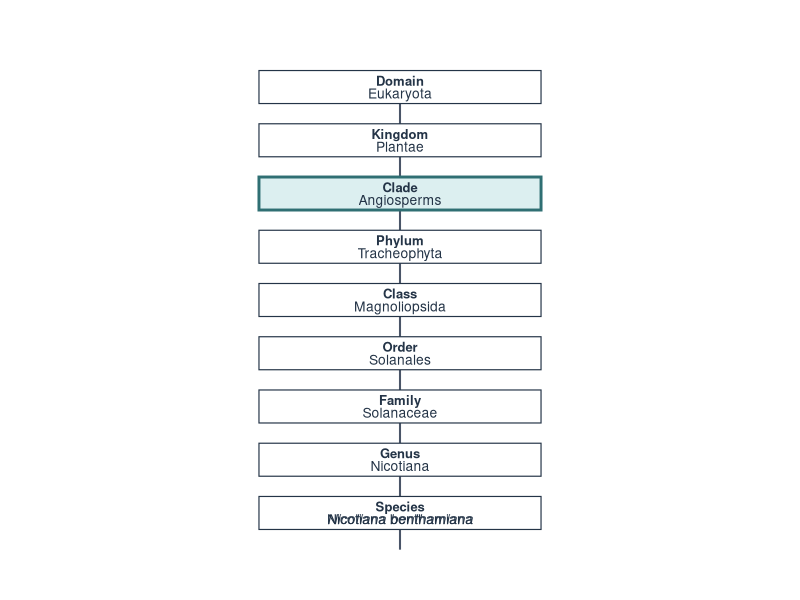

Write R code to recreate this figure.
## ---- chunk 1
## Plot for Visualizing Taxonomic Rank

library(ggplot2)

# Taxonomic information
taxonomy <- data.frame(
  rank = c(
    "Domain",
    "Kingdom",
    "Clade",
    "Phylum",
    "Class",
    "Order",
    "Family",
    "Genus",
    "Species"
  ),
  name = c(
    "Eukaryota",
    "Plantae",
    "Angiosperms",
    "Tracheophyta",
    "Magnoliopsida",
    "Solanales",
    "Solanaceae",
    "Nicotiana",
    "Nicotiana benthamiana"
  ),
  y = 9:1
)

# Box dimensions
box_width <- 1.0
box_height <- 0.62

ggplot(taxonomy, aes(x = 0, y = y)) +
  
  # Connecting line
  geom_segment(
    aes(
      x = 0,
      xend = 0,
      y = y - box_height / 2,
      yend = y - 1 + box_height / 2
    ),
    linewidth = 0.7,
    color = "#4A5568"
  ) +
  
  # White boxes
  geom_tile(
    width = box_width,
    height = box_height,
    fill = "white",
    color = "#243447",
    linewidth = 0.4
  ) +
  
  # Angiosperm box highlighted
  geom_tile(
    data = taxonomy[taxonomy$rank == "Clade", ],
    width = box_width,
    height = box_height,
    fill = "#DCEFF0",
    color = "#2F6F73",
    linewidth = 1
  ) +
  
  # Rank labels
  geom_text(
    aes(
      y = y + 0.12,
      label = rank
    ),
    size = 3.3,
    fontface = "bold",
    color = "#243447"
  ) +
  
  # Taxon names
  geom_text(
    aes(
      y = y - 0.12,
      label = name
    ),
    size = 3.5,
    color = "#243447"
  ) +
  
  # Italicize species
  geom_text(
    data = taxonomy[taxonomy$rank == "Species", ],
    aes(
      y = y - 0.12,
      label = name
    ),
    size = 3.5,
    fontface = "italic",
    color = "#243447"
  ) +
  
  coord_cartesian(
    xlim = c(-1.2, 1.2),
    ylim = c(0.35, 9.65)
  ) +
  
  theme_void() +
  
  theme(
    plot.margin = margin(20, 20, 20, 20)
  )
